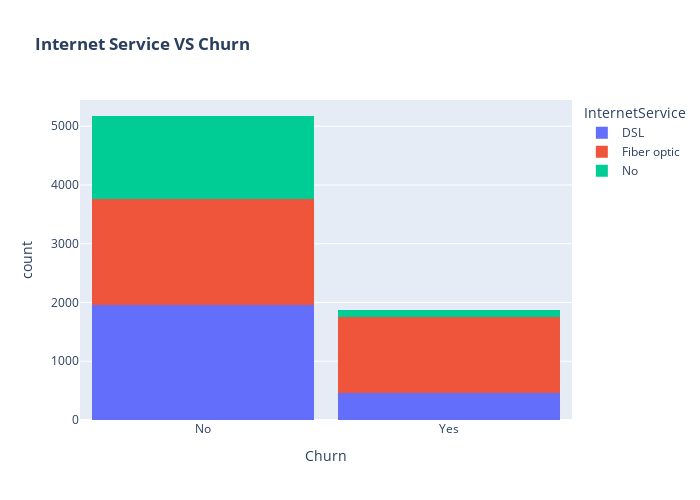

Notebook code cell kept with this figure:
### Code cell
fig = px.histogram(df, x="Churn", color="InternetService", title="<b>Internet Service VS Churn</b>")

fig.update_layout(
    width=700, 
    height=500, 
    bargap=0.1,
    barmode='stack' 
)

fig.show()

### Figure 1 — Plotly figure (JSON) as saved in the notebook; plotly's stock layout.template omitted (floating-point values rounded to 4 significant figures; data arrays with more than 128 entries replaced by an {"elided": "..."} marker saying what was removed)
{"data": [{"bingroup": "x", "hovertemplate": "InternetService=DSL<br>Churn=%{x}<br>count=%{y}<extra></extra>", "legendgroup": "DSL", "marker": {"color": "#636efa", "pattern": {"shape": ""}}, "name": "DSL", "orientation": "v", "showlegend": true, "type": "histogram", "x": {"elided": "2421 str values"}, "xaxis": "x", "yaxis": "y"}, {"bingroup": "x", "hovertemplate": "InternetService=Fiber optic<br>Churn=%{x}<br>count=%{y}<extra></extra>", "legendgroup": "Fiber optic", "marker": {"color": "#EF553B", "pattern": {"shape": ""}}, "name": "Fiber optic", "orientation": "v", "showlegend": true, "type": "histogram", "x": {"elided": "3096 str values"}, "xaxis": "x", "yaxis": "y"}, {"bingroup": "x", "hovertemplate": "InternetService=No<br>Churn=%{x}<br>count=%{y}<extra></extra>", "legendgroup": "No", "marker": {"color": "#00cc96", "pattern": {"shape": ""}}, "name": "No", "orientation": "v", "showlegend": true, "type": "histogram", "x": {"elided": "1526 str values"}, "xaxis": "x", "yaxis": "y"}], "layout": {"bargap": 0.1, "barmode": "stack", "height": 500, "legend": {"title": {"text": "InternetService"}, "tracegroupgap": 0}, "title": {"text": "<b>Internet Service VS Churn</b>"}, "width": 700, "xaxis": {"anchor": "y", "domain": [0, 1], "title": {"text": "Churn"}}, "yaxis": {"anchor": "x", "domain": [0, 1], "title": {"text": "count"}}}}
